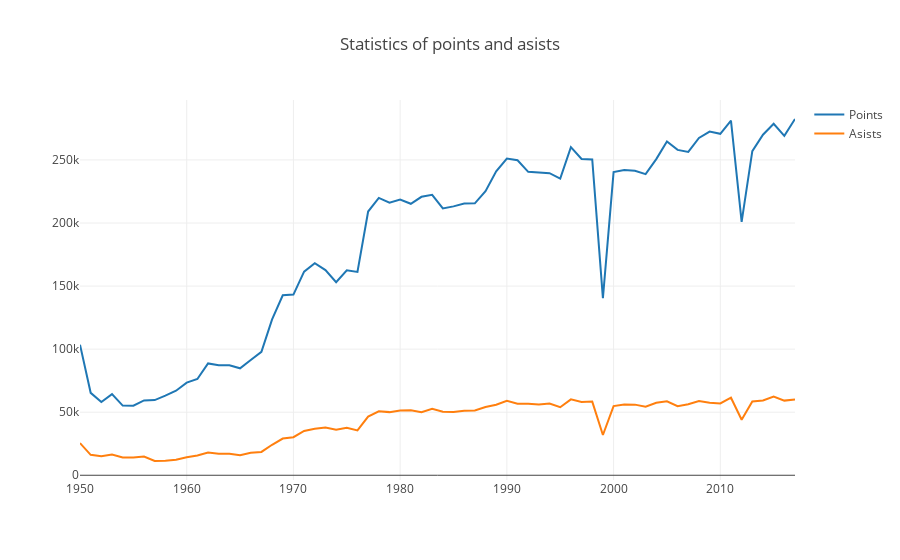

The cell this chart's notebook holds for it:
### Markdown cell above
В `plotly` строится визуализация объекта `Figure`, который состоит из данных (массив линий, которые в библиотеке называются `traces`) и оформления/стиля, за который отвечает объект `layout`. В простых случаях можно вызывать функцию `iplot` и просто от массива `traces`.

### Code cell
#Строим графики
trace0 = go.Scatter(
    x=years_df.index,
    y=years_df.PTS,
    name='Points'
)

trace1 = go.Scatter(
    x=years_df.index,
    y=years_df.AST,
    name='Asists'
)

data = [trace0, trace1]
layout = {'title': 'Statistics of points and asists'}

fig = go.Figure(data=data, layout=layout)

iplot(fig, show_link=False)
